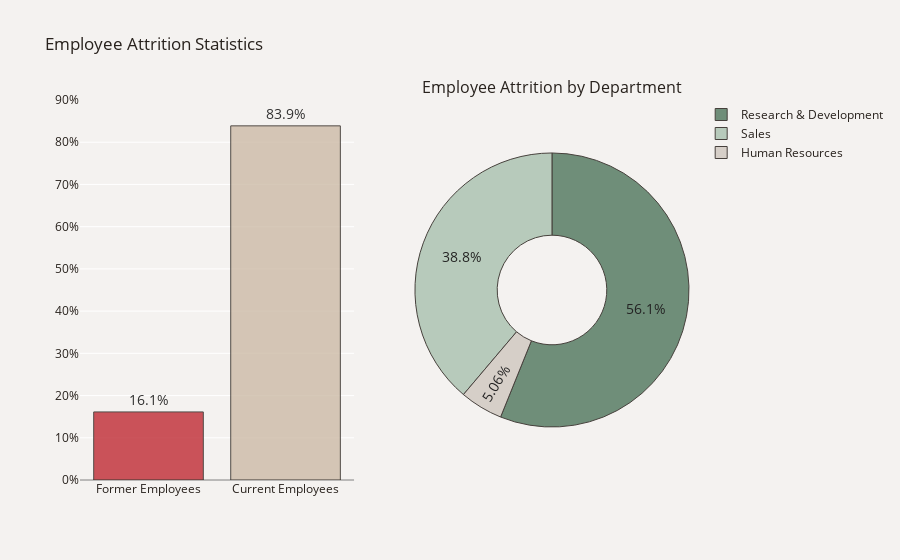

The code cell stored with this chart in its notebook:
### Code cell
fig=make_subplots(rows=1, cols=2, 
                  subplot_titles=("", "Employee Attrition by Department"),
                  specs=[[{"type": "bar"}, {"type": "pie"}]])

# Bar chart
plot_df=data['Attrition'].value_counts(normalize=True)
plot_df=plot_df.mul(100).rename('Percent').reset_index().sort_values('Percent')
plot_df.rename(columns={'index':'Attrition'}, inplace=True)
plot_df['Attrition']=['Former Employees' if i == 'Yes' else 'Current Employees' for i in plot_df['Attrition']]
x=plot_df['Attrition']
y=plot_df['Percent']
fig.add_trace(
    go.Bar(x=x, y=y, text=y,opacity=.8,
           hovertemplate='Employee Attrition Rate<br>%{x}: %{y:.3}%<extra></extra>',
           showlegend=False), row=1, col=1)
fig.update_traces(texttemplate='%{text:.3s}%', textposition='outside', 
                  marker_line=dict(width=1, color='#1F0202'), marker_color=['#C02B34','#CDBBA7'])
fig.update_yaxes(zeroline=True, zerolinewidth=1, zerolinecolor='gray')
fig.update_layout(yaxis_ticksuffix = '%')

# Pie chart
plot_df2=data[data.Attrition=='Yes']
plot_df2=plot_df2['Department'].value_counts(normalize=True)
plot_df2=plot_df2.mul(100).rename('Percent').reset_index().sort_values('Percent', ascending=False)
plot_df2.rename(columns={'index':'Department'}, inplace=True)
fig.add_trace(go.Pie(labels=plot_df2['Department'], values=plot_df2['Percent'], opacity=0.85, hole=0.4,
                     hovertemplate='%{label}<br>Attrition Rate: %{value:.3}%<extra></extra>',
                     marker_colors=['#587D65','#ADC4B2','#D1C9C2']), row=1, col=2)
fig.update_yaxes(tickmode = 'array', range=[0, 90], dtick=5)
fig.update_traces(textfont_size=14,textfont_color='black',marker=dict(line=dict(color='#28221D', width=1)))
fig.update_layout(title_text="Employee Attrition Statistics", font_color='#28221D',
                  paper_bgcolor='#F4F2F0', plot_bgcolor='#F4F2F0')      
fig.show()

### Figure 1 — Plotly figure (JSON) as saved in the notebook; plotly's stock layout.template omitted (floating-point values rounded to 4 significant figures)
{"data": [{"hovertemplate": "Employee Attrition Rate<br>%{x}: %{y:.3}%<extra></extra>", "marker": {"color": ["#C02B34", "#CDBBA7"], "line": {"color": "#28221D", "width": 1}}, "opacity": 0.8, "showlegend": false, "text": [16.12, 83.88], "textfont": {"color": "black", "size": 14}, "textposition": "outside", "texttemplate": "%{text:.3s}%", "type": "bar", "x": ["Former Employees", "Current Employees"], "xaxis": "x", "y": [16.12, 83.88], "yaxis": "y"}, {"domain": {"x": [0.55, 1], "y": [0, 1]}, "hole": 0.4, "hovertemplate": "%{label}<br>Attrition Rate: %{value:.3}%<extra></extra>", "labels": ["Research & Development", "Sales", "Human Resources"], "marker": {"colors": ["#587D65", "#ADC4B2", "#D1C9C2"], "line": {"color": "#28221D", "width": 1}}, "opacity": 0.85, "textfont": {"color": "black", "size": 14}, "type": "pie", "values": [56.12, 38.82, 5.063]}], "layout": {"annotations": [{"font": {"size": 16}, "showarrow": false, "text": "Employee Attrition by Department", "x": 0.775, "xanchor": "center", "xref": "paper", "y": 1, "yanchor": "bottom", "yref": "paper"}], "autosize": true, "font": {"color": "#28221D"}, "paper_bgcolor": "#F4F2F0", "plot_bgcolor": "#F4F2F0", "title": {"text": "Employee Attrition Statistics"}, "xaxis": {"anchor": "y", "autorange": true, "domain": [0, 0.45], "range": [-0.5, 1.5], "type": "category"}, "yaxis": {"anchor": "x", "domain": [0, 1], "dtick": 5, "range": [0, 90], "tickmode": "array", "ticksuffix": "%", "type": "linear", "zeroline": true, "zerolinecolor": "gray", "zerolinewidth": 1}}}
